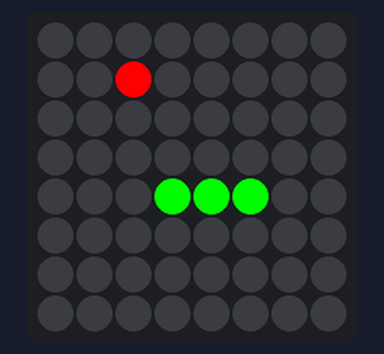
Simulated run of this program. Board: Raspberry Pi (BCM pin numbers) with a Sense HAT. Shown: the Sense HAT's 8×8 RGB LED matrix. Random numbers come from a fixed seed.

Above: at 0.17 s.
At 3.17 s:
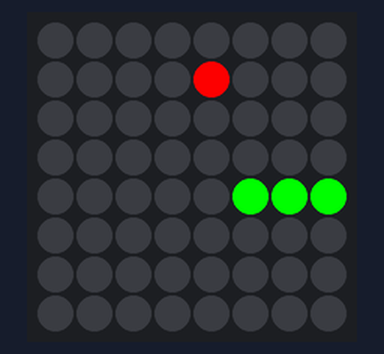
At 7.98 s:
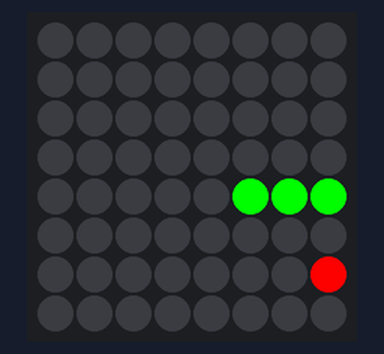
At 17.6 s:
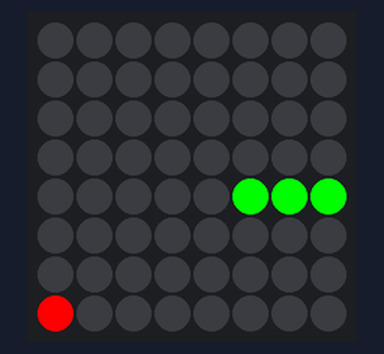
At 27.23 s:
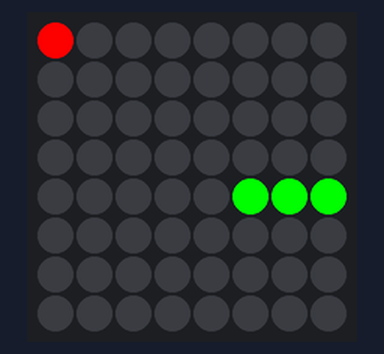
At 37.1 s:
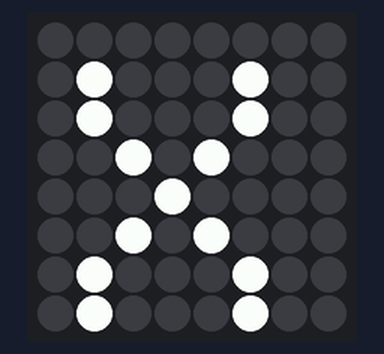

The program:

snake.py
```python
from sense_hat import SenseHat
import random
import time

sense = SenseHat()

snake_colour = [0, 255, 0]
food_colour = [255, 0, 0]

direction = (1, 0)


def create_food(snake):
    while True:
        food = (random.randint(0, 7), random.randint(0, 7))
        if food not in snake:
            return food


def change_direction(event):
    global direction

    if event.action != "pressed":
        return

    if event.direction == "up" and direction != (0, 1):
        direction = (0, -1)

    elif event.direction == "down" and direction != (0, -1):
        direction = (0, 1)

    elif event.direction == "left" and direction != (1, 0):
        direction = (-1, 0)

    elif event.direction == "right" and direction != (-1, 0):
        direction = (1, 0)


sense.stick.direction_any = change_direction


while True:

    snake = [(4, 4), (3, 4), (2, 4)]
    direction = (1, 0)
    food = create_food(snake)

    game_over = False

    while not game_over:

        head_x, head_y = snake[0]
        dx, dy = direction

        new_head = (head_x + dx, head_y + dy)

        if not (0 <= new_head[0] <= 7 and 0 <= new_head[1] <= 7):
            game_over = True
            break

        if new_head in snake:
            game_over = True
            break

        snake.insert(0, new_head)

        if new_head == food:
            food = create_food(snake)
        else:
            snake.pop()

        sense.clear()

        for x, y in snake:
            sense.set_pixel(x, y, snake_colour)

        sense.set_pixel(food[0], food[1], food_colour)

        time.sleep(0.3)

    sense.show_letter("X")
    time.sleep(1)

    sense.clear()
    time.sleep(0.5)
```

Measured:
- what the display in image 5 shows lasts 1.0 s, from 37.0 s to 38.0 s
